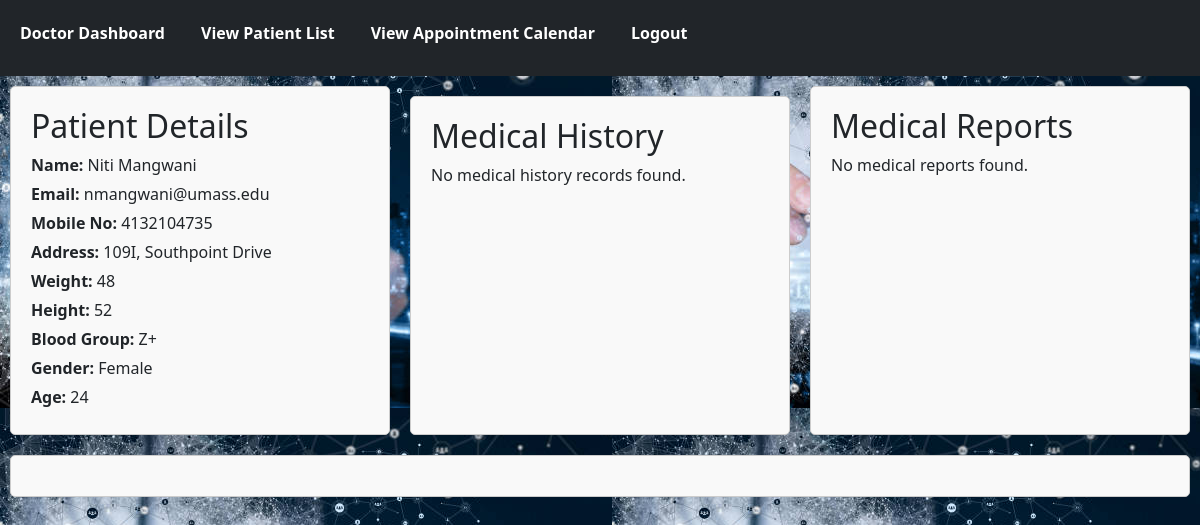
The page /doctor/patient/3/ (signed in) on the database as committed earlier.
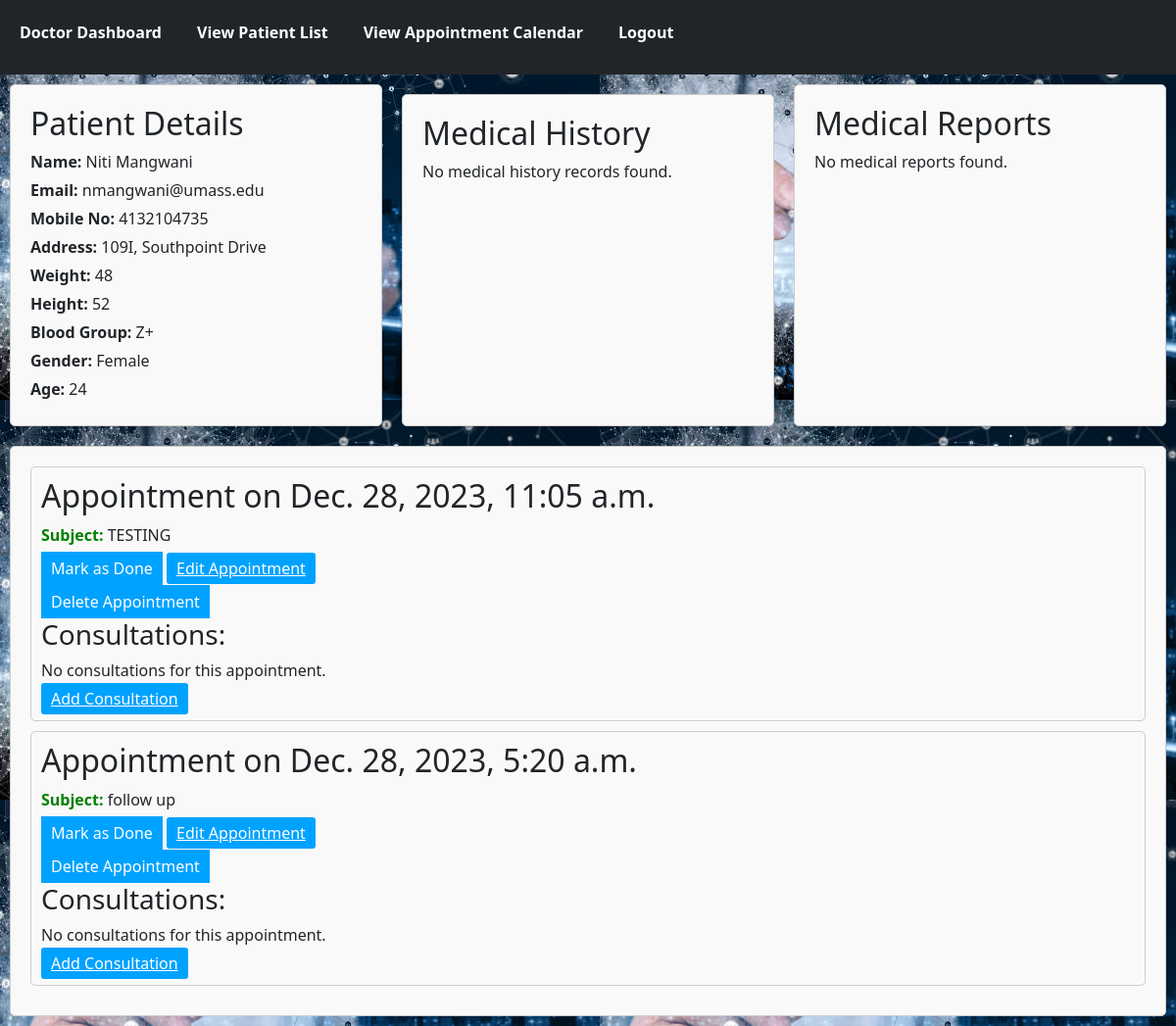
The same page on the database as committed later.
### health/models.py (models this page shows)
class Appointment(models.Model):
    patient = models.ForeignKey(Patient, on_delete=models.CASCADE)
    doctor = models.ForeignKey(Doctor, on_delete=models.CASCADE)
    appointment_date_time = models.DateTimeField()
    subject = models.CharField(max_length=255)
    completed = models.BooleanField(default=False)

### health/views.py (the view)
# urls.py: path('doctor/patient/<int:patient_id>/', views.view_patient_details, name='view_patient_details'),  # View patient details
@login_required
def view_patient_details(request, patient_id):
    if not hasattr(request.user, 'doctor'):
        return redirect('home')
    patient = get_object_or_404(Patient, pk=patient_id)
    appointments_with_consultations = Appointment.objects.filter(patient=patient, doctor=request.user.doctor).order_by('-appointment_date_time').prefetch_related('consultationhistory_set')
    medical_history = PatientMedicalHistory.objects.filter(patient=patient)
    medical_reports = PatientMedicalReports.objects.filter(patient=patient)
    context = {
        'patient': patient,
        'appointments_with_consultations': appointments_with_consultations,
        'medical_history': medical_history,
        'medical_reports': medical_reports,
    }
    return render(request, 'view_patient_details.html', context)

### health/templates/view_patient_details.html (shortened to what the changed rows need)
{% extends "base_doctor.html" %}
{% block content %}
<div class="patient-details-container">
    <div class="patient-details-section">
        <h2>Patient Details</h2>
    </div>
    <div class="medical-history-section">
        <h2>Medical History</h2>
    </div>
    <div class="medical-reports-section">
        <h2>Medical Reports</h2>
    </div>
</div>
<div class="appointments-section">
    {% for appointment in appointments_with_consultations %}
        <div class="appointment-item">
            <h2>Appointment on {{ appointment.appointment_date_time }}</h2>
            <p><strong>Subject:</strong> {{ appointment.subject }}</p>
            {% if not appointment.completed %}
                <form method="post" action="{% url 'edit_appointment' appointment.id %}?referrer=patient_details">
                    <button type="submit" name="mark_done">Mark as Done</button>
                    <a href="{% url 'edit_appointment' appointment.id %}?referrer=patient_details">Edit Appointment</a>
                </form>
                <form method="post" action="{% url 'delete_appointment' appointment.id %}?referrer=patient_details">
                    <button type="submit">Delete Appointment</button>
                </form>
            {% else %}
                <p><strong>Status:</strong> Completed</p>
            {% endif %}
            <h3>Consultations:</h3>
            {% if appointment.consultationhistory_set.exists %}
                <div class="consultations-details">
                    {% for consultation in appointment.consultationhistory_set.all %}
                        <div class="consultation-item">
                            <p><strong>Date:</strong> {{ consultation.last_updated_on }}</p>
                            <p><strong>Symptoms:</strong> {{ consultation.symptoms }}</p>
                            <p><strong>Diagnosis:</strong> {{ consultation.diagnosis }}</p>
                            <p><strong>Medication:</strong> {{ consultation.prescribed_medication }}</p>
                            <p><strong>Lab Tests:</strong> {{ consultation.recommended_lab_tests }}</p>
                            <p><strong>Remarks:</strong> {{ consultation.remarks }}</p>
                            <p><strong>Follow-up Date:</strong> {{ consultation.follow_up_date }}</p>
                        </div>
                    {% endfor %}
                </div>
            {% else %}
                <p>No consultations for this appointment.</p>
                <a href="{% url 'add_patient_consultation' patient_id=patient.id %}?appointment_id={{ appointment.id }}">Add Consultation</a>
            {% endif %}
        </div>
    {% endfor %}
</div>
{% endblock %}

Rows that differ between the two databases and show on the page:
added Appointment: appointment_date_time "Dec. 28, 2023, 11:05 a.m.", subject "TESTING"
added Appointment: appointment_date_time "Dec. 28, 2023, 5:20 a.m.", subject "follow up"
